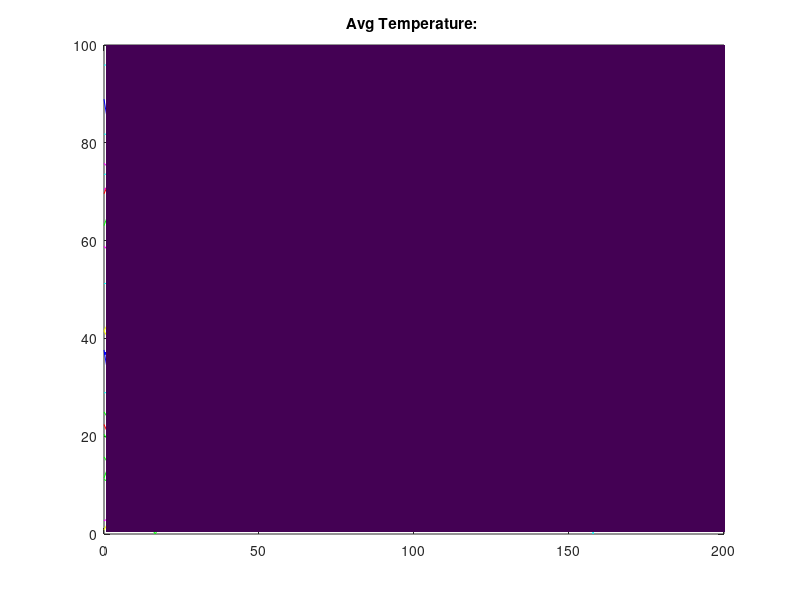

The MATLAB source for this figure:
%% Question 3
% Generate constants to be used later in the script, identicle to Question
% 1 in this case. Staying with 10 oarticles for the sake of report clarity,
% but has been tested with up to 1000.
%
% Note: My weekend was unexpectedly busy, so I have a rough design for all
% component of Q3, however it does no work to the standard I would like. I plan
% to take the resubmission later for the 15% mark recovery.

num_particles = 10;
colours = ["r", "g", "b", "c", "y", "k", "m"];

kb = 1.38064852;
T = 300;
m = 9.10938356E-31;
vth = sqrt(kb * T / m) / 1E15;  % scaled to femtoseconds

mean_time_collision = 0.2;   % measured in picoseconds
timesteps = 1E-3;            % also in picoseconds, so this will be 1 femto second timesteps

%%
% Creates the positions of the particles and assigned a velocity to each,
% chosen from a normal distrobution about the thermal velocity. Question 3
% was not specific about whether to use the velocities of Question 1 or 2,
% so I am choosing to use the velocities of Question 1.

% particle positions
particles = rand(num_particles, 2);
particles(:, 2) = particles(:, 2)*200;  % x-coordinates
particles(:, 1) = particles(:, 1)*100;  % y-coordinates

% normal distribution shifted by themal velocity
% column 3 is x-velocity, 4 is x-velocity
angles = randn(num_particles, 1) .* 2 * pi;
particles(:, 3) = randn(num_particles, 1) + vth*cos(angles);
particles(:, 4) = randn(num_particles, 1) + vth*sin(angles);

%%
% The main time loop. 50 iterations, each step representing a
% femtosecond. This will use the same boundary conditions as Question 1 and
% 2, however with the addition of a bottleneck in the center. The
% bottleneck
% extends from x-coordinates 80 to 120, and y-coordinates 100 to 60 and 0
% to 40. The variable "specular" controls whether boundaries are to be
% treated as specular or diffusive.

% main time loop
specular = 1;    % set to 0 for diffusive
for i = 0:50      % each step is a femtosecond
    previous_particles = particles;
    
    % update positions
    particles(:, 1) = particles(:, 1) + particles(:, 4);
    particles(:, 2) = particles(:, 2) + particles(:, 3);
    
    % check if any particles passed the boundary and deal with them
    x_boundary_changes_right = particles(:, 2) > 200;
    if any(x_boundary_changes_right)
        particles(:, 2) = particles(:, 2) .* ~x_boundary_changes_right;
    end

    x_boundary_changes_left = particles(:, 2) < 0;
    if any(x_boundary_changes_left)
        particles(:, 2) = particles(:, 2) + 200 * x_boundary_changes_left - abs(particles(:, 2) .* x_boundary_changes_left);
    end
    
    y_boundary_changes_upper = particles(:, 1) > 100;
    if any(y_boundary_changes_upper)
        particles(:, 4) = particles(:, 4) - (2 * particles(:, 4) .* y_boundary_changes_upper);
        overshoot = (particles(:, 1) - 100) .* y_boundary_changes_upper;
        particles(:, 1) = particles(:, 1) - 2 * overshoot;
    end
    
    y_boundary_changes_lower = particles(:, 1) < 0;
    if any(y_boundary_changes_lower)
        particles(:, 4) = particles(:, 4) - (2 * particles(:, 4) .* y_boundary_changes_lower);
        overshoot = abs(particles(:, 1)) .* y_boundary_changes_lower;
        particles(:, 1) = particles(:, 1) + 2 * overshoot;
    end

    %%
    % The following block is the logic for handling the bottleneck
    % boundaries
    
    % bottleneck boundaries
    bottom_left_changes = particles(:, 1) < 40 & particles(:, 2) > 80 & particles(:, 2) < 120 & particles(:, 3) > 0;
    if any(bottom_left_changes)
        particles(:, 3) = particles(:, 3) - (2 * particles(:, 3) .* bottom_left_changes);
    end
    
    bottom_right_changes = particles(:, 1) < 40 & particles(:, 2) > 80 & particles(:, 2) < 120 & particles(:, 3) < 0;
    if any(bottom_right_changes)
        particles(:, 3) = particles(:, 3) - (2 * particles(:, 3) .* bottom_right_changes);
    end
    
    bottom_top_changes = particles(:, 1) < 40 & particles(:, 2) > 80 & particles(:, 2) < 120 & particles(:, 4) < 0;
    if any(bottom_top_changes)
        particles(:, 4) = particles(:, 4) - (2 * particles(:, 4) .* bottom_top_changes);
    end
    
    top_left_changes = particles(:, 1) > 60 & particles(:, 2) > 80 & particles(:, 2) < 120 & particles(:, 3) > 0;
    if any(top_left_changes)
        particles(:, 3) = particles(:, 3) - (2 * particles(:, 3) .* top_left_changes);
    end
    
    top_right_changes = particles(:, 1) > 60 & particles(:, 2) > 80 & particles(:, 2) < 120 & particles(:, 3) < 0;
    if any(top_right_changes)
        particles(:, 3) = particles(:, 3) - (2 * particles(:, 3) .* top_right_changes);
    end
    
    top_bottom_changes = particles(:, 1) < 40 & particles(:, 2) > 80 & particles(:, 2) < 120 & particles(:, 4) < 0;
    if any(top_bottom_changes)
        particles(:, 4) = particles(:, 4) - (2 * particles(:, 4) .* top_bottom_changes);
    end
    
    
    %%
    % This section plots particle position updates
    
    % plot position updates of particles, 
    % ignoring those that passed the x-boundary
    x_boundary_affected = x_boundary_changes_right | x_boundary_changes_left;
    temp_avg = mean(((sqrt(particles(:, 3).^2 + particles(:, 4).^2) .* 1E15).^2) .* m ./ kb);
    title(sprintf("Avg Temperature: %s", temp_avg))
    for i = 1:length(particles)
        if ~x_boundary_affected(i)
            plot([previous_particles(i, 2) particles(i, 2)], [previous_particles(i, 1) particles(i, 1)], colours(mod(i, length(colours)) + 1))
        end
    end
    axis([0 200 0 100])
    hold on
    pause(0.1)
end

%%
% This section constructs a density map based on the final positions of all
% particles.

density_data = ceil((particles(:, 1:2)./10)).*10;      % fancy way of rounding to the nearest 10
grid = zeros(100, 200);
for i = 1:length(density_data)
    grid(density_data(i, 1), density_data(i, 2)) = grid(density_data(i, 1), density_data(i, 2)) + 1;
end
imagesc(grid)


%% 
% Temperature map can be done in a similar way as density map, except
% instead of considering particle positions, we look at the velocities and
% find the temperature of each particle to show in the density map with their position.

heat_data = (particles(:, 3:4) .* 1E15 .* m ./ kb).^2;
position_data = ceil((particles(:, 1:2)./10)).*10;
grid = zeros(100, 200);
for i = 1:length(position_data)
    grid(density_data(i, 1), density_data(i, 2)) = grid(density_data(i, 1), density_data(i, 2)) + sqrt(heat_data(i, 1)^2 + heat_data(i, 2)^2);
end
imagesc(grid)



